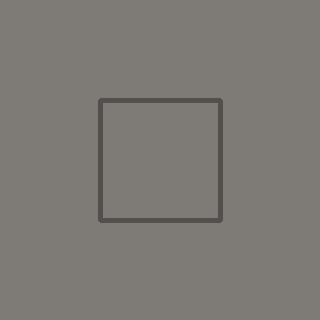
#> input picture source/csrt-tracker/tests/fixtures/road-click.png, 320 x 320 px, given in place of the camera
$ python test_visualise_laptop.py
#> lines starting #> are read from the running program, lines starting #| are printed output that depends on the picture; after the words box and inside, x2 and y2 are one past the last pixel; in counts of white or black regions, pixels touching at a corner belong together
### source/roverd/final_navigation/vision/square_finder.py
# square_finder.py - Direct Contour Detection (quads.py approach)
# Simple and robust: adaptive threshold + contour detection
# No Hough lines needed - direct detection of square markers

import numpy as np
import cv2
import math
import sys
sys.path.append('..')

from math_utils import shoelace_area, distance


def order_corners(corners):
    """
    Order 4 corners consistently: top-left, top-right, bottom-right, bottom-left
    """
    pts = np.array(corners, dtype=np.float32)
    rect = np.zeros((4, 2), dtype=np.float32)

    s = pts.sum(axis=1)
    rect[0] = pts[np.argmin(s)]      # top-left
    rect[2] = pts[np.argmax(s)]      # bottom-right

    diff = np.diff(pts, axis=1)
    rect[1] = pts[np.argmin(diff)]   # top-right
    rect[3] = pts[np.argmax(diff)]   # bottom-left

    return rect


def find_squares_direct(gray, min_area=1000, max_area=50000):
    """
    Direct contour detection using adaptive threshold (quads.py approach)
    Simple and robust - no Hough lines needed
    """
    try:
        # Adaptive threshold finds local contrast changes = marker borders
        blur = cv2.GaussianBlur(gray, (5, 5), 0)
        thresh = cv2.adaptiveThreshold(
            blur, 255,
            cv2.ADAPTIVE_THRESH_GAUSSIAN_C,
            cv2.THRESH_BINARY_INV,
            11, 2
        )

        # Light morphology to clean up noise
        kernel = np.ones((3, 3), np.uint8)
        thresh = cv2.morphologyEx(thresh, cv2.MORPH_CLOSE, kernel, iterations=1)

        # Find contours
        contours, _ = cv2.findContours(thresh, cv2.RETR_TREE, cv2.CHAIN_APPROX_SIMPLE)

    except cv2.error as e:
        print(f"OpenCV error in preprocessing: {e}")
        return []
    except Exception as e:
        print(f"Unexpected error in preprocessing: {e}")
        return []

    markers = []

    for contour in contours:
        try:
            area = cv2.contourArea(contour)


            if area < min_area or area > max_area:
                continue

            perimeter = cv2.arcLength(contour, True)
            approx = cv2.approxPolyDP(contour, 0.04 * perimeter, True)

            # Must be a quadrilateral
            if len(approx) != 4:
                continue

            # Must be convex
            if not cv2.isContourConvex(approx):
                continue

            corners = approx.reshape(-1, 2).astype(np.float32)
            ordered = order_corners(corners)

            # Check aspect ratio using minimum area rectangle
            rect = cv2.minAreaRect(corners)
            w, h = rect[1]
            if w < 20 or h < 20:
                continue

            ratio = max(w, h) / min(w, h)

            # ArUco markers are SQUARE - ratio should be close to 1.0
            if ratio > 1.5:
                continue

            # Check side lengths for squareness
            side_lengths = []
            for i in range(4):
                p1 = ordered[i]
                p2 = ordered[(i + 1) % 4]
                length = distance(p1.tolist(), p2.tolist())
                side_lengths.append(length)

            side_ratio = max(side_lengths) / (min(side_lengths) + 1e-6)
            if side_ratio > 1.6:
                continue

            precise_area = shoelace_area(ordered.tolist())
            cx = np.mean(ordered[:, 0])
            cy = np.mean(ordered[:, 1])

            markers.append({
                'corners': ordered,
                'center': (cx, cy),
                'area': precise_area
            })
        except Exception as e:
            # Skip problematic contours
            continue

    return markers


def find_squares(gray=None, img_width=None, img_height=None, min_area=1000, max_area=50000, **kwargs):
    """
    Main function: Direct contour detection (quads.py approach)

    Simple and robust - no Hough lines needed
    Uses adaptive thresholding to find square markers
    """
    if gray is None:
        print("ERROR: Need grayscale image")
        return []

    markers = find_squares_direct(gray, min_area, max_area)
    return markers

### source/roverd/final_navigation/vision/math_utils.py
import math
import numpy as np

def shoelace_area(corners):
    """
    Calculate area of polygon using Shoelace Formula (Gauss's Area Formula)
    Input: corners = [[x1,y1], [x2,y2], [x3,y3], [x4,y4]] (list of 4 points)
    Output: area in pixels (float)

    Formula: Area = 0.5 * |sum of (x[i]*y[i+1] - x[i+1]*y[i])|
    Like tying shoelaces with coordinates!
    """
    corners = np.array(corners)
    n = len(corners)

    # Shoelace calculation
    area = 0.0
    for i in range(n):
        j = (i + 1) % n  # Wrap around to first point
        area += corners[i][0] * corners[j][1]  # x[i] * y[j]
        area -= corners[j][0] * corners[i][1]  # x[j] * y[i]

    area = abs(area) / 2.0
    return area


def distance(point1, point2):
    """
    Euclidean distance between two points

    Input: point1 = [x1, y1], point2 = [x2, y2]
    Output: distance in pixels (float)

    Formula: sqrt((x2-x1)^2 + (y2-y1)^2) - Pythagorean theorem
    """
    x1, y1 = point1
    x2, y2 = point2
    dist = math.sqrt((x2 - x1)**2 + (y2 - y1)**2)
    return dist


# [53 lines left out: functions angle_between, midpoint, point_in_bounds, not called in this run]

### source/roverd/final_navigation/vision/custom_marker_finder.py
# custom_marker_finder.py - Robust detector for the project's custom 4x4 markers
#
# This keeps the old marker contract:
#   square contour -> perspective warp -> 4x4 grid -> left/right type
# but packages it as one detector stage and removes duplicate contour hits.

import cv2
import numpy as np

import config
from pattern_reader import extract_grid, rotate_grid_90, warp_to_patch
from square_finder import find_squares


DEFAULT_MAX_HAMMING = getattr(config, 'CUSTOM_MARKER_MAX_HAMMING', 2)
DEFAULT_DUPLICATE_CENTER_FRACTION = getattr(config, 'CUSTOM_MARKER_DUPLICATE_CENTER_FRACTION', 0.35)


def hamming_distance(a, b):
    return int(np.count_nonzero(np.asarray(a, dtype=int) != np.asarray(b, dtype=int)))


def classify_grid(grid, max_hamming=DEFAULT_MAX_HAMMING):
    """
    Match a read grid against configured patterns, trying all rotations.

    Returns:
        marker_type: 'left', 'right', or 'unknown'
        best_error:  number of bit differences from the best pattern
        rotation:    rotation index that matched best
    """
    patterns = getattr(config, 'PATTERNS', {})
    best_type = 'unknown'
    best_error = grid.size + 1
    best_rotation = 0

    rotated = grid.copy()
    for rotation in range(4):
        for marker_type, pattern in patterns.items():
            error = hamming_distance(rotated, pattern)
            if error < best_error:
                best_type = marker_type
                best_error = error
                best_rotation = rotation
        rotated = rotate_grid_90(rotated)

    if best_error > max_hamming:
        return 'unknown', best_error, best_rotation
    return best_type, best_error, best_rotation


def marker_scale(marker):
    return float(np.sqrt(max(marker.get('area', 0.0), 1.0)))


def is_duplicate(a, b, center_fraction=DEFAULT_DUPLICATE_CENTER_FRACTION):
    ax, ay = a['center']
    bx, by = b['center']
    center_distance = float(np.hypot(ax - bx, ay - by))
    scale = max(marker_scale(a), marker_scale(b))
    return center_distance < center_fraction * scale


def marker_rank(marker):
    # Known marker beats unknown; lower grid error beats higher; larger area is
    # usually the outer border and is more stable than an inner duplicate.
    known_score = 0 if marker['type'] != 'unknown' else 1
    return (known_score, marker.get('match_error', 99), -marker.get('area', 0.0))


def suppress_duplicates(markers):
    kept = []
    for marker in sorted(markers, key=marker_rank):
        if any(is_duplicate(marker, existing) for existing in kept):
            continue
        kept.append(marker)
    return kept


def find_markers(gray=None, frame=None, min_area=1000, max_area=50000, include_unknown=True, **kwargs):
    """
    Detect and classify custom grid markers.

    Each returned marker has the same shape downstream code expects:
        corners, center, area, type

    Extra debug fields:
        grid, match_error, rotation
    """
    if gray is None:
        if frame is None:
            print('ERROR: Need grayscale image or BGR frame')
            return []
        gray = cv2.cvtColor(frame, cv2.COLOR_BGR2GRAY)

    source = frame if frame is not None else gray
    candidates = find_squares(gray=gray, min_area=min_area, max_area=max_area, **kwargs)
    markers = []

    for candidate in candidates:
        patch = warp_to_patch(source, candidate['corners'])
        grid = extract_grid(patch)
        marker_type, match_error, rotation = classify_grid(grid)
        if marker_type == 'unknown' and not include_unknown:
            continue

        marker = dict(candidate)
        marker.update({
            'type': marker_type,
            'grid': grid,
            'match_error': match_error,
            'rotation': rotation,
        })
        markers.append(marker)

    return suppress_duplicates(markers)

### source/roverd/final_navigation/vision/pattern_reader.py
# pattern_reader.py - Read and identify marker patterns
# Takes a detected square, unwarps it via perspective transform,
# reads the inner NxN binary grid, and matches against known patterns.

import numpy as np
import cv2
from config import PATTERNS

# Grid size is read dynamically from config (currently 4x4)
GRID_SIZE = len(list(PATTERNS.values())[0])

# Size of the normalised patch we warp each marker into
# 80px: border=16px each side, inner=48px, cell=12px per side
PATCH_SIZE = 80

# Black border takes up 20% on each side → inner region is 60% of patch
BORDER_FRACTION = 0.2


def warp_to_patch(frame, corners):
    """
    Perspective-warp the detected square into a flat PATCH_SIZE x PATCH_SIZE image.

    corners: numpy array (4, 2), ordered [TL, TR, BR, BL]
    Returns: warped patch (grayscale)
    """
    dst = np.array([
        [0,             0],
        [PATCH_SIZE - 1, 0],
        [PATCH_SIZE - 1, PATCH_SIZE - 1],
        [0,             PATCH_SIZE - 1]
    ], dtype=np.float32)

    src = corners.astype(np.float32)
    H = cv2.getPerspectiveTransform(src, dst)
    patch = cv2.warpPerspective(frame, H, (PATCH_SIZE, PATCH_SIZE))

    # Convert to grayscale for thresholding
    if len(patch.shape) == 3:
        patch = cv2.cvtColor(patch, cv2.COLOR_BGR2GRAY)

    return patch


def extract_grid(patch):
    """
    Convert the warped patch into an NxN binary grid (N = GRID_SIZE).

    Returns: numpy array (N, N) where 1 = black cell, 0 = white cell
    """
    # Otsu threshold → clean black/white image
    _, binary = cv2.threshold(patch, 0, 255, cv2.THRESH_BINARY + cv2.THRESH_OTSU)

    # Crop out the black border to get the inner pattern region
    border = int(PATCH_SIZE * BORDER_FRACTION)
    inner = binary[border:PATCH_SIZE - border, border:PATCH_SIZE - border]

    cell_size = inner.shape[0] // GRID_SIZE
    grid = np.zeros((GRID_SIZE, GRID_SIZE), dtype=int)

    for row in range(GRID_SIZE):
        for col in range(GRID_SIZE):
            cell = inner[row * cell_size:(row + 1) * cell_size,
                         col * cell_size:(col + 1) * cell_size]
            # Black pixels = 0 in binary image → mean < 127 means mostly black
            grid[row][col] = 1 if np.mean(cell) < 127 else 0

    return grid


def rotate_grid_90(grid):
    """Rotate grid 90 degrees clockwise."""
    return np.rot90(grid, k=-1)


# [27 lines left out: function read_pattern, not called in this run]

### source/roverd/final_navigation/vision/gate_finder.py
# gate_finder.py - Find valid gates from detected and identified markers

from config import AREA_MATCH_THRESHOLD, ANGLE_MAX_DEGREES
from math_utils import angle_between, midpoint, distance


# [13 lines left out: functions gate_metrics, gate_score, not called in this run]


def find_gates(markers):
    """
    Given a list of identified markers, find all valid gate pairs.

    Each marker dict (from square_finder + pattern_reader) must have:
        'corners': numpy array (4, 2)
        'center':  (cx, cy)
        'area':    float
        'type':    'left', 'right', or 'unknown'

    Returns a list of valid gates. Each gate is:
        {
            'left':   left marker dict,
            'right':  right marker dict,
            'center': [cx, cy]  midpoint between the two markers,
            'width':  float     pixel distance between the two centers
        }
    """
    gates = []

    left_markers = [m for m in markers if m['type'] == 'left']
    right_markers = [m for m in markers if m['type'] == 'right']

    for left in left_markers:
        for right in right_markers:
            area_diff, angle, gate_width = gate_metrics(left, right)
            if area_diff > AREA_MATCH_THRESHOLD:
                continue
            if angle > ANGLE_MAX_DEGREES:
                continue

            gate_center = midpoint(left['center'], right['center'])

            gates.append({
                'left': left,
                'right': right,
                'center': gate_center,
                'width': gate_width,
                'area_diff': area_diff,
                'angle': angle,
                'score': gate_score(area_diff, angle, gate_width),
                'stale': False,
            })

    return gates


def best_gate(gates):
    """
    If multiple valid gates are found, pick the most relevant one.
    Strategy: widest gate = closest to camera = highest priority.
    """
    if not gates:
        return None

    return max(gates, key=lambda g: g.get('score', g['width']))

### source/roverd/final_navigation/vision/gate_tracker.py
# gate_tracker.py - Smooth gate position and bridge short detection dropouts.

from config import GATE_MEMORY_FRAMES, GATE_SMOOTHING_ALPHA


def lerp(a, b, alpha):
    return (1.0 - alpha) * float(a) + alpha * float(b)


# [5 lines left out: function blend_point, not called in this run]


class GateTracker:
    def __init__(self, memory_frames=GATE_MEMORY_FRAMES, alpha=GATE_SMOOTHING_ALPHA):
        self.memory_frames = memory_frames
        self.alpha = alpha
        self.last_gate = None
        self.missed_frames = 0

    def reset(self):
        self.last_gate = None
        self.missed_frames = 0

    def update(self, gate):
        if gate is not None:
            self.missed_frames = 0
            if self.last_gate is None:
                self.last_gate = dict(gate)
            else:
                smoothed = dict(gate)
                smoothed['center'] = blend_point(self.last_gate['center'], gate['center'], self.alpha)
                smoothed['width'] = lerp(self.last_gate['width'], gate['width'], self.alpha)
                smoothed['stale'] = False
                self.last_gate = smoothed
            return self.last_gate

        if self.last_gate is None:
            return None

        self.missed_frames += 1
        if self.missed_frames > self.memory_frames:
            self.reset()
            return None

        held = dict(self.last_gate)
        held['stale'] = True
        held['missed_frames'] = self.missed_frames
        return held

### source/roverd/final_navigation/vision/path_finder.py
# path_finder.py - Decide steering direction from gate center position
# Divides the frame into 5 zones and maps gate center x to a command

from config import IMG_WIDTH, STEER_ZONE_LEFT, STEER_ZONE_RIGHT, LED_PINS, LETTER_NUM_ZONES

# Split each side further for fine-grained steering
# Frame: |--SL--|--LL--|----GO----|--LR--|--SR--|
ZONE_STRONG_LEFT  = STEER_ZONE_LEFT / 2          # 0  – 106
ZONE_LIGHT_LEFT   = STEER_ZONE_LEFT               # 107 – 213
ZONE_GO_LEFT      = STEER_ZONE_LEFT               # 213 – 426  (centre zone)
ZONE_LIGHT_RIGHT  = STEER_ZONE_RIGHT              # 426 – 533
ZONE_STRONG_RIGHT = STEER_ZONE_RIGHT + (IMG_WIDTH - STEER_ZONE_RIGHT) / 2  # 533 – 640


# [50 lines left out: functions x_to_letter, get_command, not called in this run]


def gate_to_command(gate):
    """
    Convenience wrapper: takes a gate dict from gate_finder and returns command.

    Args:
        gate: dict with 'center' key → [cx, cy]

    Returns:
        command, led_pin  (or None, None if gate is None)
    """
    if gate is None:
        return None, None

    gate_center_x = gate['center'][0]
    return get_command(gate_center_x)

### source/roverd/final_navigation/vision/test_visualise_laptop.py
# test_visualise_laptop.py - Test full pipeline on Mac webcam
# Shows: detected squares, marker labels, gate, steering zones, command

import cv2
import time

import config
from config import IMG_WIDTH, IMG_HEIGHT, STEER_ZONE_LEFT, STEER_ZONE_RIGHT

try:
    from config_mac import PATTERNS_MAC
    config.PATTERNS = PATTERNS_MAC
    PATTERN_SOURCE = 'config_mac.py'
except ImportError:
    PATTERN_SOURCE = 'config.py'

from custom_marker_finder import find_markers
from gate_finder import find_gates, best_gate
from gate_tracker import GateTracker
from path_finder import gate_to_command


def draw_overlay(frame, markers, gate, command):
    vis = frame.copy()
    h, w = vis.shape[:2]

    # --- Steering zone lines ---
    zone_left = int(STEER_ZONE_LEFT * w / IMG_WIDTH)
    zone_right = int(STEER_ZONE_RIGHT * w / IMG_WIDTH)
    mid = w // 2

    cv2.line(vis, (zone_left, 0), (zone_left, h), (50, 50, 50), 1)
    cv2.line(vis, (zone_right, 0), (zone_right, h), (50, 50, 50), 1)
    cv2.line(vis, (mid, 0), (mid, h), (30, 30, 30), 1)

    # Zone labels
    cv2.putText(vis, 'SL', (20, h - 10), cv2.FONT_HERSHEY_SIMPLEX, 0.4, (100, 100, 100), 1)
    cv2.putText(vis, 'LL', (zone_left + 5, h - 10), cv2.FONT_HERSHEY_SIMPLEX, 0.4, (100, 100, 100), 1)
    cv2.putText(vis, 'GO', (mid - 15, h - 10), cv2.FONT_HERSHEY_SIMPLEX, 0.4, (100, 100, 100), 1)
    cv2.putText(vis, 'LR', (zone_right + 5, h - 10), cv2.FONT_HERSHEY_SIMPLEX, 0.4, (100, 100, 100), 1)
    cv2.putText(vis, 'SR', (w - 30, h - 10), cv2.FONT_HERSHEY_SIMPLEX, 0.4, (100, 100, 100), 1)

    # --- Detected markers ---
    for m in markers:
        corners = m['corners'].astype(int)
        if m['type'] == 'left':
            color = (0, 255, 0)    # green
        elif m['type'] == 'right':
            color = (0, 0, 255)    # red
        else:
            color = (128, 128, 128)  # grey = unknown

        cv2.polylines(vis, [corners.reshape(-1, 1, 2)], True, color, 2)
        cx, cy = int(m['center'][0]), int(m['center'][1])
        cv2.circle(vis, (cx, cy), 4, color, -1)
        cv2.putText(vis, f"{m['type']} d={m.get('match_error', '?')}", (cx - 35, cy - 12),
                    cv2.FONT_HERSHEY_SIMPLEX, 0.5, color, 2)

    # --- Gate ---
    if gate:
        gate_color = (0, 180, 255) if gate.get('stale') else (0, 255, 255)
        lx, ly = int(gate['left']['center'][0]), int(gate['left']['center'][1])
        rx, ry = int(gate['right']['center'][0]), int(gate['right']['center'][1])
        gx, gy = int(gate['center'][0]), int(gate['center'][1])

        # Line between markers
        cv2.line(vis, (lx, ly), (rx, ry), gate_color, 2)
        # Gate center
        cv2.circle(vis, (gx, gy), 10, gate_color, -1)
        cv2.putText(vis, "gate hold" if gate.get('stale') else "gate center", (gx + 12, gy),
                    cv2.FONT_HERSHEY_SIMPLEX, 0.4, gate_color, 1)

    # --- Command ---
    cmd_text = command.upper() if command else 'NO GATE'
    cmd_color = (0, 255, 0) if command == 'go' else \
                (0, 165, 255) if command and 'left' in command else \
                (255, 100, 100) if command and 'right' in command else \
                (100, 100, 100)
    cv2.putText(vis, cmd_text, (10, 35),
                cv2.FONT_HERSHEY_SIMPLEX, 1.0, cmd_color, 3)

    types = [m.get('type') for m in markers]
    cv2.putText(vis, f"custom={types} patterns={PATTERN_SOURCE}", (10, 68),
                cv2.FONT_HERSHEY_SIMPLEX, 0.6, (255, 255, 255), 2)

    return vis


print("=" * 50)
print("LAPTOP VISUALISER (Mac Webcam)")
print("=" * 50)
print("Press Q to quit")
print(f"Using custom grid markers from {PATTERN_SOURCE}")
print("=" * 50)

cap = cv2.VideoCapture(0, cv2.CAP_AVFOUNDATION)
if not cap.isOpened():
    print("ERROR: Cannot open webcam")
    print("macOS is still blocking camera access for the app running this script.")
    print("Quit/reopen that app after enabling Camera permission, then run this again.")
    exit(1)

cap.set(cv2.CAP_PROP_FRAME_WIDTH, IMG_WIDTH)
cap.set(cv2.CAP_PROP_FRAME_HEIGHT, IMG_HEIGHT)
cap.set(cv2.CAP_PROP_FPS, 30)
gate_tracker = GateTracker()

try:
    while True:
        t0 = time.time()

        ok, frame = cap.read()
#> frame is the input picture: shape (320, 320, 3); mean B, G, R 117, 121, 125
        if not ok:
            break

        gray = cv2.cvtColor(frame, cv2.COLOR_BGR2GRAY)
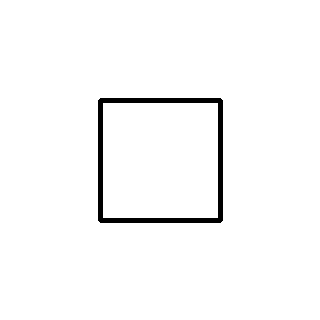
#> gray: shape (320, 320); values 80 (black) and 123 (white), 97.7% white; 1 black region, box (x1, y1, x2, y2) and area: (98, 98, 223, 223) 2388
        markers = find_markers(gray=gray, frame=frame)
#> in find_squares_direct, `contours, _ = cv2.findContours(thresh, cv2.RETR_TREE, cv2.CHAIN_APPROX..`: contours = 2 contours; box (x1, y1, x2, y2) and area: (98, 98, 223, 223) 15368, (102, 102, 219, 219) 13454
#> the loop in find_squares_direct, `for contour in contours:` made 2 passes
#> (perimeter, pts in order_corners, rect, s in order_corners, diff in order_corners, ordered, w) on pass 1: (491.3, [[100, 98], [98, 220], [220, 222], [222, 100]], ((160, 160), (122, 122), -89.06), [198, 318, 442, 322], [-2, 122, 2, -122], [[100, 98], [222, 100], [220, 222], [98, 220]], 122)
#> after the loop in find_squares_direct, `for contour in contours:`: markers = 2 items
#> the loop in find_markers, `for candidate in candidates:` made 2 passes
#> (dst in warp_to_patch, src in warp_to_patch, border in extract_grid, cell_size in extract_grid) on passes 1 to 2: ([[0, 0], [79, 0], [79, 79], [0, 79]], [[100, 98], [222, 100], [220, 222], [98, 220]], 16, 12), ([[0, 0], [79, 0], [79, 79], [0, 79]], [[102, 103], [217, 102], [218, 217], [103, 218]], 16, 12)
#> pass 1, in warp_to_patch, `patch = cv2.warpPerspective(frame, H, (PATCH_SIZE, PATCH_SIZE))`:
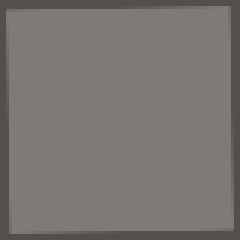
#> patch: shape (80, 80, 3) (shown 3 times larger); mean B, G, R 112.4, 116.3, 120.2
#> pass 1, in extract_grid, `_, binary = cv2.threshold(patch, 0, 255, cv2.THRESH_BINARY + cv2.THRES..`:
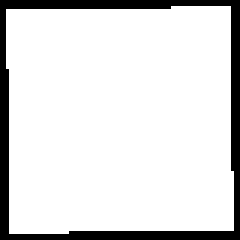
#> binary: shape (80, 80) (shown 3 times larger); 86.8% white; 1 black region, box (x1, y1, x2, y2) and area: (0, 0, 80, 80) 844
#> (the rest of the program and of its run is left out)
